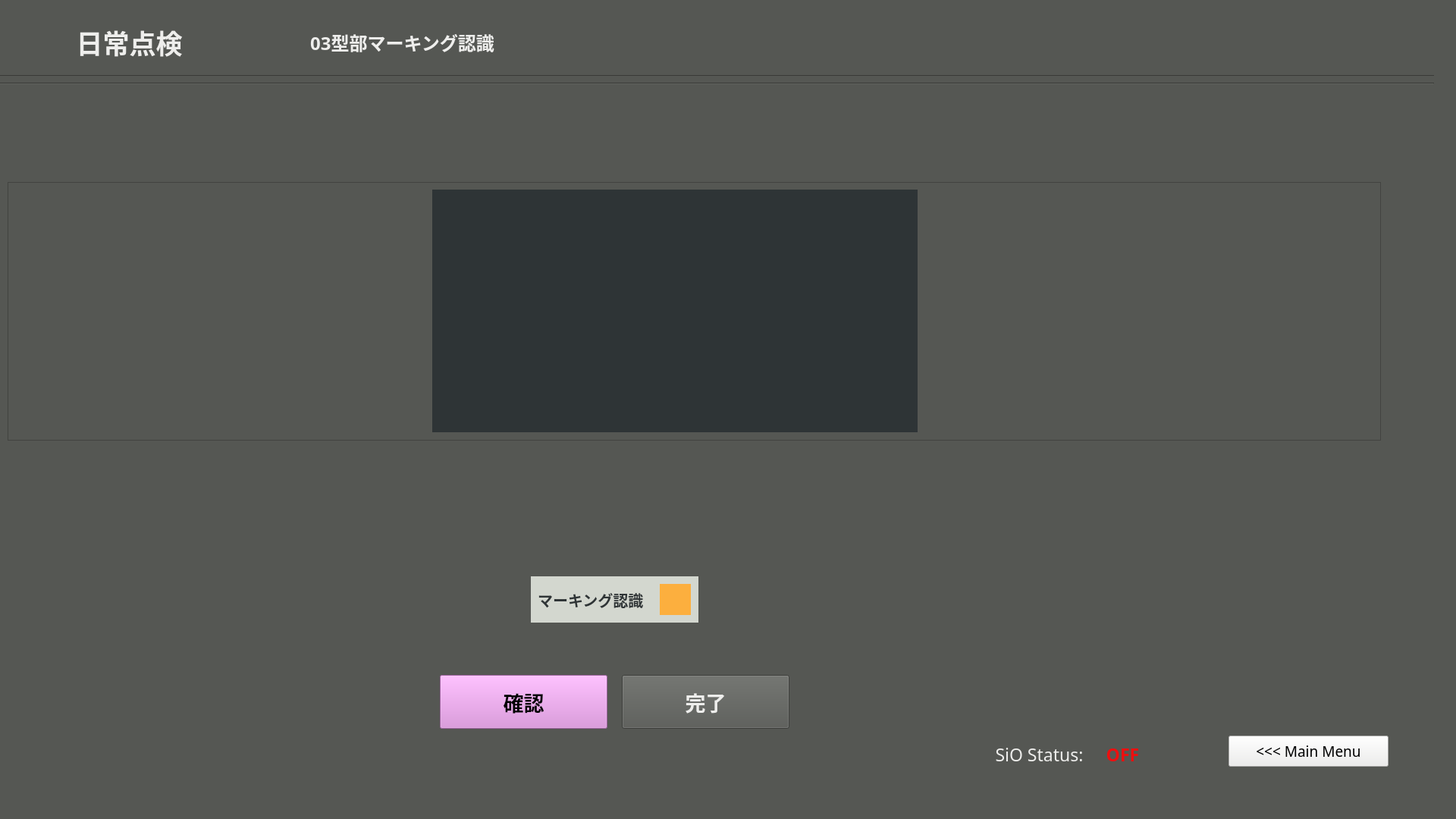
<?xml version="1.0" encoding="UTF-8"?>
<ui version="4.0">
 <class>dailytenken3_cliphanire</class>
 <widget class="QMainWindow" name="dailytenken3_cliphanire">
  <property name="enabled">
   <bool>true</bool>
  </property>
  <property name="geometry">
   <rect>
    <x>0</x>
    <y>0</y>
    <width>1920</width>
    <height>1080</height>
   </rect>
  </property>
  <property name="windowTitle">
   <string>MainWindow</string>
  </property>
  <property name="styleSheet">
   <string notr="true">background-color: rgb(85, 87, 83);</string>
  </property>
  <widget class="QWidget" name="dailytenken3_cliphanire_widget">
   <property name="enabled">
    <bool>true</bool>
   </property>
   <widget class="Line" name="line_1">
    <property name="geometry">
     <rect>
      <x>-10</x>
      <y>90</y>
      <width>1901</width>
      <height>20</height>
     </rect>
    </property>
    <property name="orientation">
     <enum>Qt::Horizontal</enum>
    </property>
   </widget>
   <widget class="Line" name="line_2">
    <property name="geometry">
     <rect>
      <x>-10</x>
      <y>100</y>
      <width>1901</width>
      <height>20</height>
     </rect>
    </property>
    <property name="orientation">
     <enum>Qt::Horizontal</enum>
    </property>
   </widget>
   <widget class="QFrame" name="frame">
    <property name="geometry">
     <rect>
      <x>10</x>
      <y>240</y>
      <width>1811</width>
      <height>341</height>
     </rect>
    </property>
    <property name="frameShape">
     <enum>QFrame::StyledPanel</enum>
    </property>
    <property name="frameShadow">
     <enum>QFrame::Raised</enum>
    </property>
    <widget class="QLabel" name="mergeFrame">
     <property name="geometry">
      <rect>
       <x>560</x>
       <y>10</y>
       <width>640</width>
       <height>320</height>
      </rect>
     </property>
     <property name="styleSheet">
      <string notr="true">background-color: rgb(46, 52, 54);</string>
     </property>
     <property name="text">
      <string/>
     </property>
     <property name="alignment">
      <set>Qt::AlignCenter</set>
     </property>
    </widget>
    <widget class="QPushButton" name="rekensaButton">
     <property name="geometry">
      <rect>
       <x>580</x>
       <y>220</y>
       <width>91</width>
       <height>71</height>
      </rect>
     </property>
     <property name="font">
      <font>
       <family>Ubuntu Mono</family>
       <pointsize>13</pointsize>
       <weight>75</weight>
       <italic>false</italic>
       <bold>true</bold>
       <stylestrategy>PreferAntialias</stylestrategy>
      </font>
     </property>
     <property name="autoFillBackground">
      <bool>false</bool>
     </property>
     <property name="styleSheet">
      <string notr="true">color: rgb(238, 238, 236);
background-color: rgb(117, 80, 123);</string>
     </property>
     <property name="text">
      <string>検査
やり直し</string>
     </property>
     <property name="checkable">
      <bool>false</bool>
     </property>
    </widget>
    <widget class="QPushButton" name="delwarpbutton">
     <property name="geometry">
      <rect>
       <x>1010</x>
       <y>190</y>
       <width>181</width>
       <height>51</height>
      </rect>
     </property>
     <property name="font">
      <font>
       <family>Ubuntu Mono</family>
       <pointsize>11</pointsize>
       <weight>75</weight>
       <italic>false</italic>
       <bold>true</bold>
       <stylestrategy>PreferAntialias</stylestrategy>
      </font>
     </property>
     <property name="autoFillBackground">
      <bool>false</bool>
     </property>
     <property name="styleSheet">
      <string notr="true">background-color: rgb(164, 0, 0);</string>
     </property>
     <property name="text">
      <string>パースワープパラム削除 
Del Warp Parm</string>
     </property>
     <property name="checkable">
      <bool>false</bool>
     </property>
    </widget>
    <widget class="QPushButton" name="savewarpbutton">
     <property name="geometry">
      <rect>
       <x>900</x>
       <y>230</y>
       <width>181</width>
       <height>51</height>
      </rect>
     </property>
     <property name="font">
      <font>
       <family>Ubuntu Mono</family>
       <pointsize>11</pointsize>
       <weight>75</weight>
       <italic>false</italic>
       <bold>true</bold>
       <stylestrategy>PreferAntialias</stylestrategy>
      </font>
     </property>
     <property name="autoFillBackground">
      <bool>false</bool>
     </property>
     <property name="styleSheet">
      <string notr="true">color: rgb(238, 238, 236);</string>
     </property>
     <property name="text">
      <string>パースワープパラム保存 
Save Warp Parm</string>
     </property>
     <property name="checkable">
      <bool>false</bool>
     </property>
    </widget>
    <widget class="QLabel" name="rtwarpcolor">
     <property name="geometry">
      <rect>
       <x>760</x>
       <y>210</y>
       <width>121</width>
       <height>20</height>
      </rect>
     </property>
     <property name="font">
      <font>
       <family>Ubuntu Mono</family>
       <pointsize>15</pointsize>
       <weight>75</weight>
       <bold>true</bold>
      </font>
     </property>
     <property name="styleSheet">
      <string notr="true">background-color: rgb(255, 0, 0);</string>
     </property>
     <property name="text">
      <string/>
     </property>
     <property name="alignment">
      <set>Qt::AlignLeading|Qt::AlignLeft|Qt::AlignVCenter</set>
     </property>
    </widget>
    <widget class="QPushButton" name="rtwarpbutton">
     <property name="geometry">
      <rect>
       <x>760</x>
       <y>230</y>
       <width>121</width>
       <height>51</height>
      </rect>
     </property>
     <property name="font">
      <font>
       <family>Ubuntu Mono</family>
       <pointsize>11</pointsize>
       <weight>75</weight>
       <italic>false</italic>
       <bold>true</bold>
       <stylestrategy>PreferAntialias</stylestrategy>
      </font>
     </property>
     <property name="autoFillBackground">
      <bool>false</bool>
     </property>
     <property name="styleSheet">
      <string notr="true">color: rgb(238, 238, 236);</string>
     </property>
     <property name="text">
      <string>継続ワープ 
RT Pers.Warp</string>
     </property>
     <property name="checkable">
      <bool>false</bool>
     </property>
    </widget>
    <widget class="QPushButton" name="quitbutton">
     <property name="geometry">
      <rect>
       <x>1560</x>
       <y>530</y>
       <width>211</width>
       <height>41</height>
      </rect>
     </property>
     <property name="font">
      <font>
       <family>Ubuntu Mono</family>
       <pointsize>14</pointsize>
      </font>
     </property>
     <property name="styleSheet">
      <string notr="true">background-color: rgb(238, 238, 236);</string>
     </property>
     <property name="text">
      <string>Quit</string>
     </property>
    </widget>
    <zorder>quitbutton</zorder>
    <zorder>rtwarpbutton</zorder>
    <zorder>delwarpbutton</zorder>
    <zorder>rtwarpcolor</zorder>
    <zorder>savewarpbutton</zorder>
    <zorder>rekensaButton</zorder>
    <zorder>mergeFrame</zorder>
   </widget>
   <widget class="QPushButton" name="mainmenubutton">
    <property name="geometry">
     <rect>
      <x>1620</x>
      <y>970</y>
      <width>211</width>
      <height>41</height>
     </rect>
    </property>
    <property name="font">
     <font>
      <family>Ubuntu Mono</family>
      <pointsize>14</pointsize>
     </font>
    </property>
    <property name="styleSheet">
     <string notr="true">background-color: rgb(238, 238, 236);</string>
    </property>
    <property name="text">
     <string>&lt;&lt;&lt; Main Menu</string>
    </property>
   </widget>
   <widget class="QLabel" name="partlabel_2">
    <property name="geometry">
     <rect>
      <x>10</x>
      <y>20</y>
      <width>321</width>
      <height>71</height>
     </rect>
    </property>
    <property name="font">
     <font>
      <family>Ubuntu Mono</family>
      <pointsize>26</pointsize>
      <weight>75</weight>
      <bold>true</bold>
     </font>
    </property>
    <property name="styleSheet">
     <string notr="true">color: rgb(238, 238, 236);</string>
    </property>
    <property name="text">
     <string>日常点検</string>
    </property>
    <property name="alignment">
     <set>Qt::AlignCenter</set>
    </property>
   </widget>
   <widget class="QLabel" name="P1label">
    <property name="geometry">
     <rect>
      <x>700</x>
      <y>760</y>
      <width>221</width>
      <height>61</height>
     </rect>
    </property>
    <property name="font">
     <font>
      <family>Ubuntu Mono</family>
      <pointsize>15</pointsize>
      <weight>75</weight>
      <bold>true</bold>
     </font>
    </property>
    <property name="styleSheet">
     <string notr="true">color: rgb(46, 52, 54);
background-color: rgb(211, 215, 207);</string>
    </property>
    <property name="text">
     <string>  マーキング認識</string>
    </property>
    <property name="alignment">
     <set>Qt::AlignLeading|Qt::AlignLeft|Qt::AlignVCenter</set>
    </property>
   </widget>
   <widget class="QLabel" name="P1color">
    <property name="geometry">
     <rect>
      <x>870</x>
      <y>770</y>
      <width>41</width>
      <height>41</height>
     </rect>
    </property>
    <property name="font">
     <font>
      <family>Ubuntu Mono</family>
      <pointsize>15</pointsize>
      <weight>75</weight>
      <bold>true</bold>
     </font>
    </property>
    <property name="styleSheet">
     <string notr="true">background-color: rgb(252, 175, 62);</string>
    </property>
    <property name="text">
     <string/>
    </property>
    <property name="alignment">
     <set>Qt::AlignLeading|Qt::AlignLeft|Qt::AlignVCenter</set>
    </property>
   </widget>
   <widget class="QLabel" name="status_sio">
    <property name="geometry">
     <rect>
      <x>1450</x>
      <y>970</y>
      <width>61</width>
      <height>41</height>
     </rect>
    </property>
    <property name="font">
     <font>
      <family>Ubuntu Mono</family>
      <pointsize>17</pointsize>
      <weight>75</weight>
      <bold>true</bold>
      <underline>false</underline>
     </font>
    </property>
    <property name="styleSheet">
     <string notr="true">color: rgb(238, 15, 15);</string>
    </property>
    <property name="text">
     <string>OFF</string>
    </property>
    <property name="alignment">
     <set>Qt::AlignBottom|Qt::AlignHCenter</set>
    </property>
   </widget>
   <widget class="QLabel" name="label_5">
    <property name="geometry">
     <rect>
      <x>1300</x>
      <y>970</y>
      <width>141</width>
      <height>41</height>
     </rect>
    </property>
    <property name="font">
     <font>
      <family>Ubuntu Mono</family>
      <pointsize>17</pointsize>
      <weight>50</weight>
      <bold>false</bold>
      <underline>false</underline>
     </font>
    </property>
    <property name="styleSheet">
     <string notr="true">color: rgb(238, 238, 236);</string>
    </property>
    <property name="text">
     <string>SiO Status:</string>
    </property>
    <property name="alignment">
     <set>Qt::AlignBottom|Qt::AlignHCenter</set>
    </property>
   </widget>
   <widget class="QLabel" name="partlabel_3">
    <property name="geometry">
     <rect>
      <x>370</x>
      <y>20</y>
      <width>321</width>
      <height>71</height>
     </rect>
    </property>
    <property name="font">
     <font>
      <family>Ubuntu Mono</family>
      <pointsize>18</pointsize>
      <weight>75</weight>
      <bold>true</bold>
     </font>
    </property>
    <property name="styleSheet">
     <string notr="true">color: rgb(238, 238, 236);</string>
    </property>
    <property name="text">
     <string>03型部マーキング認識</string>
    </property>
    <property name="alignment">
     <set>Qt::AlignCenter</set>
    </property>
   </widget>
   <widget class="QPushButton" name="checkButton">
    <property name="geometry">
     <rect>
      <x>580</x>
      <y>890</y>
      <width>221</width>
      <height>71</height>
     </rect>
    </property>
    <property name="font">
     <font>
      <family>Ubuntu Mono</family>
      <pointsize>20</pointsize>
      <weight>75</weight>
      <italic>false</italic>
      <bold>true</bold>
      <stylestrategy>PreferAntialias</stylestrategy>
     </font>
    </property>
    <property name="autoFillBackground">
     <bool>false</bool>
    </property>
    <property name="styleSheet">
     <string notr="true">background-color: rgb(220, 138, 221);</string>
    </property>
    <property name="text">
     <string>確認</string>
    </property>
    <property name="checkable">
     <bool>false</bool>
    </property>
   </widget>
   <widget class="QPushButton" name="finishButton">
    <property name="geometry">
     <rect>
      <x>820</x>
      <y>890</y>
      <width>221</width>
      <height>71</height>
     </rect>
    </property>
    <property name="font">
     <font>
      <family>Ubuntu Mono</family>
      <pointsize>20</pointsize>
      <weight>75</weight>
      <italic>false</italic>
      <bold>true</bold>
      <stylestrategy>PreferAntialias</stylestrategy>
     </font>
    </property>
    <property name="autoFillBackground">
     <bool>false</bool>
    </property>
    <property name="styleSheet">
     <string notr="true">color: rgb(238, 238, 236);</string>
    </property>
    <property name="text">
     <string>完了</string>
    </property>
    <property name="checkable">
     <bool>false</bool>
    </property>
   </widget>
  </widget>
  <widget class="QMenuBar" name="menubar">
   <property name="geometry">
    <rect>
     <x>0</x>
     <y>0</y>
     <width>1920</width>
     <height>22</height>
    </rect>
   </property>
  </widget>
  <widget class="QStatusBar" name="statusbar"/>
 </widget>
 <resources/>
 <connections/>
</ui>
